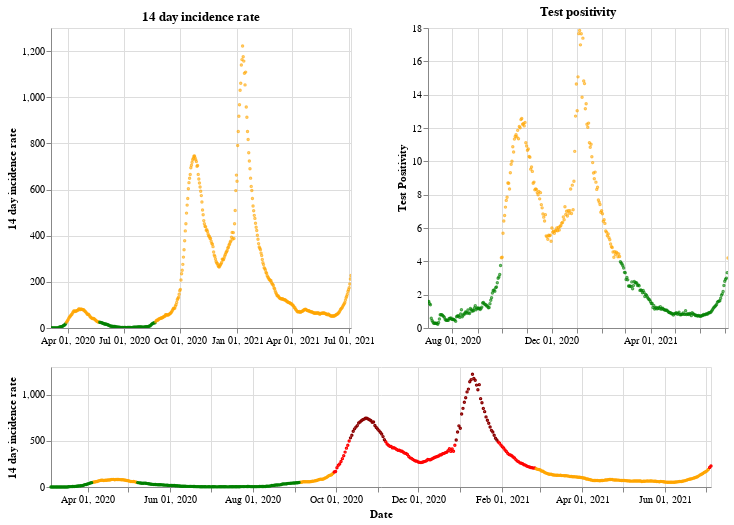

Here is the notebook cell this chart was saved with:
### Markdown cell above
## Northern Ireland

### Code cell
plot_traffic_light('Northern Ireland')

### Figure 1 — Vega-Lite specification as saved in the notebook (floating-point values rounded to 4 significant figures; data arrays with more than 128 entries replaced by an {"elided": "..."} marker saying what was removed)
{"config": {"view": {"continuousWidth": 400, "continuousHeight": 300}}, "vconcat": [{"hconcat": [{"mark": {"type": "point", "size": 2}, "encoding": {"color": {"condition": {"value": "green", "test": "(datum.twoWeeklyCasesRate <= 25)"}, "value": "orange"}, "tooltip": [{"type": "nominal", "field": "areaName"}, {"type": "temporal", "field": "date"}, {"type": "quantitative", "field": "twoWeeklyCasesRate"}, {"type": "quantitative", "field": "testPositivity"}], "x": {"type": "temporal", "axis": {"title": ""}, "field": "date", "scale": {"domain": {"selection": "DateBrush"}}, "timeUnit": "yearmonthdate"}, "y": {"type": "quantitative", "axis": {"title": "14 day incidence rate"}, "field": "twoWeeklyCasesRate"}}, "title": "14 day incidence rate", "width": 300}, {"mark": {"type": "point", "size": 2}, "encoding": {"color": {"condition": {"value": "green", "test": "(datum.testPositivity <= 4)"}, "value": "orange"}, "tooltip": [{"type": "nominal", "field": "areaName"}, {"type": "temporal", "field": "date"}, {"type": "quantitative", "field": "twoWeeklyCasesRate"}, {"type": "quantitative", "field": "testPositivity"}], "x": {"type": "temporal", "axis": {"title": ""}, "field": "date", "scale": {"domain": {"selection": "DateBrush"}}, "timeUnit": "yearmonthdate"}, "y": {"type": "quantitative", "axis": {"title": "Test Positivity"}, "field": "testPositivity"}}, "title": "Test positivity", "width": 300}]}, {"layer": [{"mark": {"type": "point", "size": 2}, "encoding": {"color": {"condition": {"value": "orange", "test": "(((datum.testPositivity < 4) && (datum.twoWeeklyCasesRate >= 50)) && (datum.twoWeeklyCasesRate < 200))"}, "value": "red"}, "opacity": {"condition": {"value": 1, "test": "((datum.twoWeeklyCasesRate >= 50) && (datum.twoWeeklyCasesRate < 500))"}, "value": 0}, "tooltip": [{"type": "nominal", "field": "areaName"}, {"type": "temporal", "field": "date"}, {"type": "quantitative", "field": "twoWeeklyCasesRate"}, {"type": "quantitative", "field": "testPositivity"}], "x": {"type": "temporal", "axis": {"title": "Date"}, "field": "date", "timeUnit": "yearmonthdate"}, "y": {"type": "quantitative", "axis": {"title": "14 day incidence rate"}, "field": "twoWeeklyCasesRate"}}, "selection": {"DateBrush": {"type": "interval", "encodings": ["x"], "fields": ["Time"]}}}, {"mark": {"type": "point", "size": 2}, "encoding": {"color": {"value": "darkred"}, "opacity": {"condition": {"value": 1, "test": "(datum.twoWeeklyCasesRate >= 500)"}, "value": 0}, "tooltip": [{"type": "nominal", "field": "areaName"}, {"type": "temporal", "field": "date"}, {"type": "quantitative", "field": "twoWeeklyCasesRate"}, {"type": "quantitative", "field": "testPositivity"}], "x": {"type": "temporal", "axis": {"title": "Date"}, "field": "date", "timeUnit": "yearmonthdate"}, "y": {"type": "quantitative", "axis": {"title": "14 day incidence rate"}, "field": "twoWeeklyCasesRate"}}}, {"mark": {"type": "point", "size": 2}, "encoding": {"color": {"condition": {"value": "green", "test": "((datum.testPositivity < 4) && (datum.twoWeeklyCasesRate < 50))"}, "value": "orange"}, "opacity": {"condition": {"value": 1, "test": "(datum.twoWeeklyCasesRate < 50)"}, "value": 0}, "tooltip": [{"type": "nominal", "field": "areaName"}, {"type": "temporal", "field": "date"}, {"type": "quantitative", "field": "twoWeeklyCasesRate"}, {"type": "quantitative", "field": "testPositivity"}], "x": {"type": "temporal", "axis": {"title": "Date"}, "field": "date", "timeUnit": "yearmonthdate"}, "y": {"type": "quantitative", "axis": {"title": "14 day incidence rate"}, "field": "twoWeeklyCasesRate"}}}], "height": 120, "width": 660}], "data": {"name": "data-5968779b002a80e52eb73c9438c85a93"}, "$schema": "https://vega.github.io/schema/vega-lite/v4.8.1.json", "datasets": {"data-5968779b002a80e52eb73c9438c85a93": {"elided": "488 records"}}}
